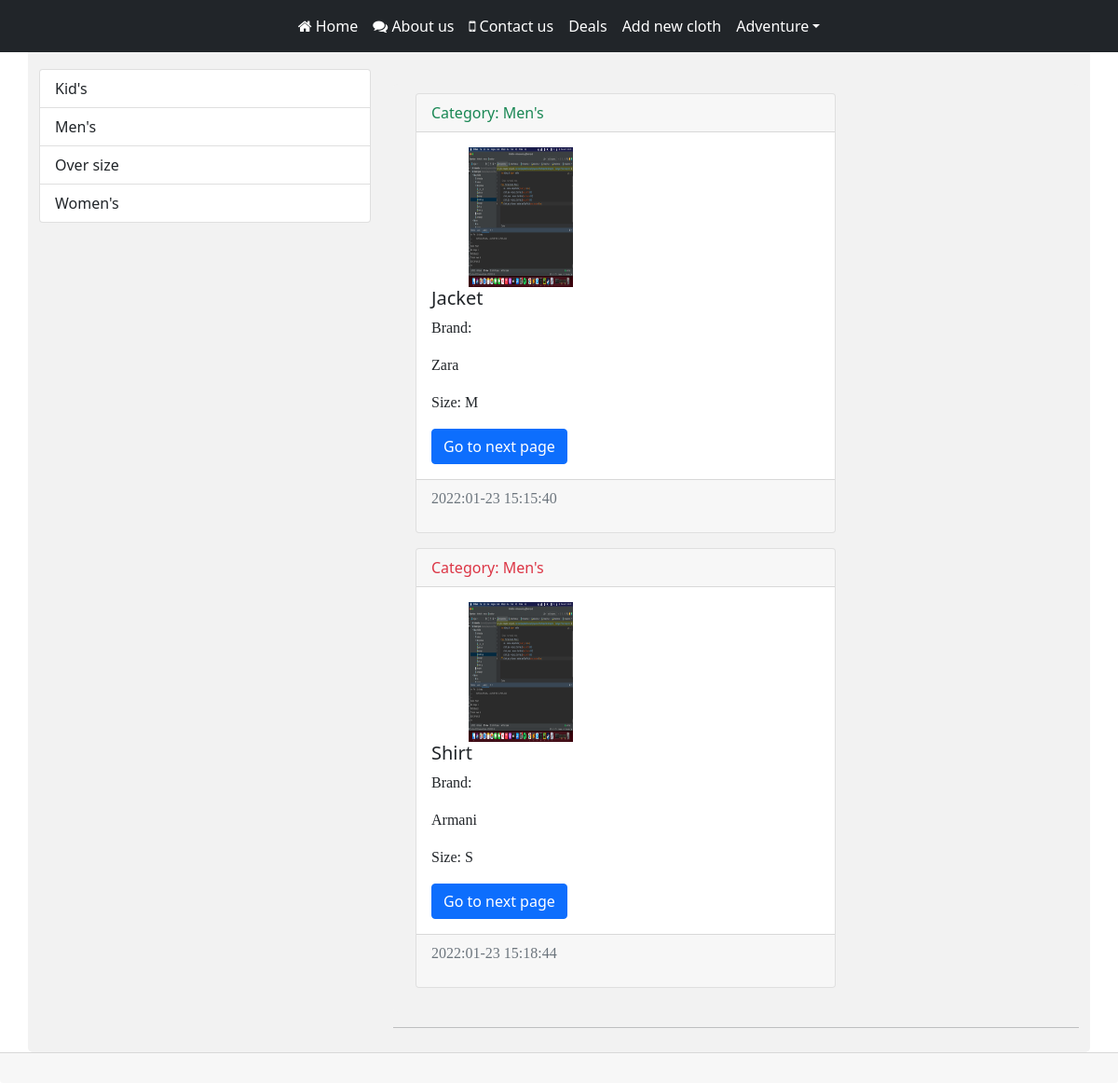
Page /category/1 on the earlier database version.
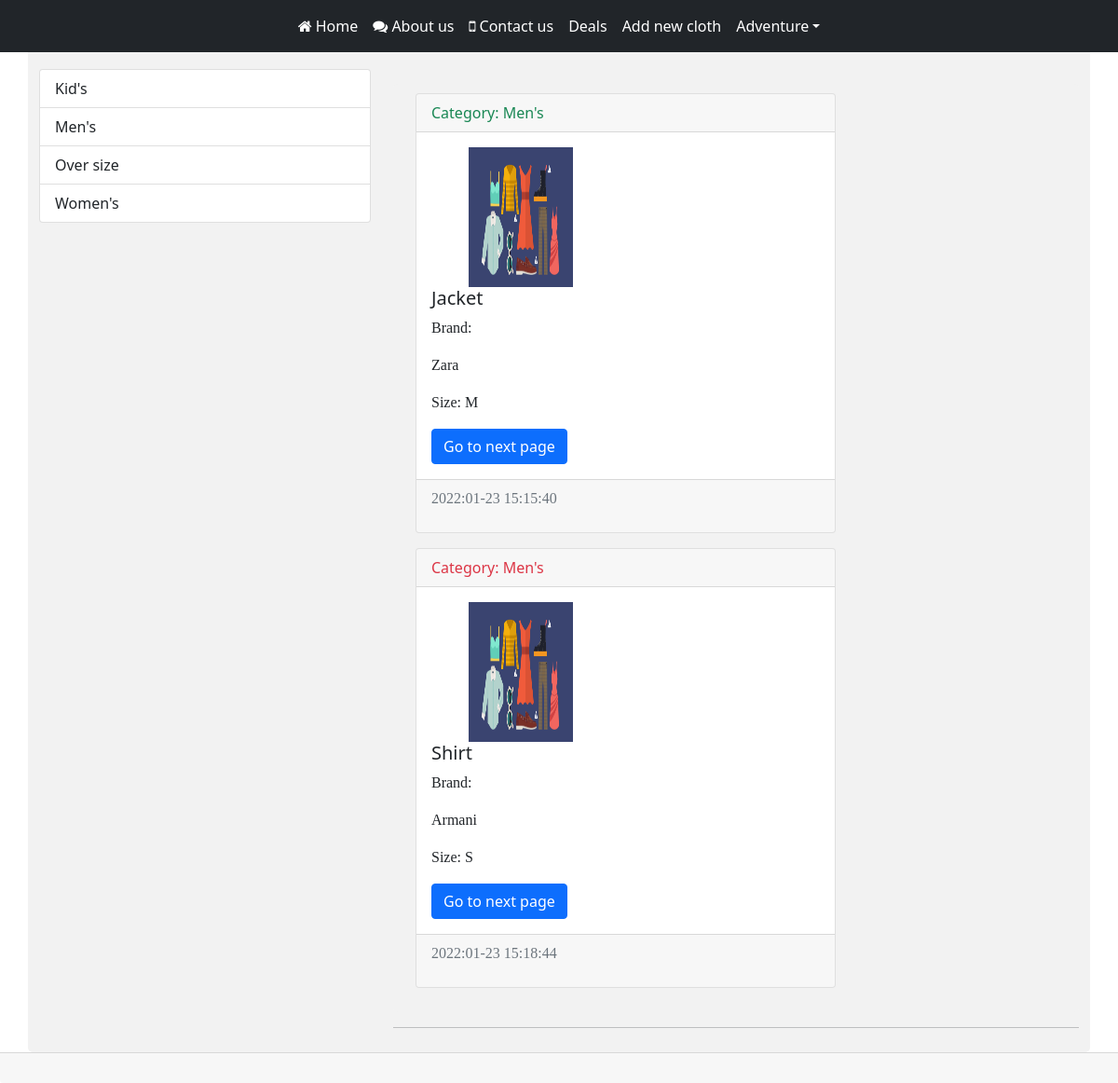
Same page on the later database version.
### reishop/models.py (models this page shows, shortened)
class Clothes(models.Model):
    id = models.IntegerField(primary_key=True, verbose_name='Number')
    cloth_name = models.CharField(max_length=200, verbose_name='Title')
    cloth_brand = models.CharField(max_length=200, verbose_name='Brand Name')
    cloth_size = models.CharField(max_length=200, verbose_name='Size')
    cloth_date_release = models.DateTimeField(auto_now_add=True, verbose_name='Date')
    photo = models.ImageField(upload_to='photos/%Y/%m/%d', default='')
    category = models.ForeignKey('Category', on_delete=models.PROTECT, null=True, verbose_name='Category')
    is_published = models.BooleanField(default=True, verbose_name='Published')
    class Meta:
        verbose_name = 'Clothes'
        verbose_name_plural = 'Clothes'
        ordering = ['cloth_date_release']

class Category(models.Model):
    cloth_name = models.CharField(max_length=150, db_index=True, verbose_name="Category")
    def __str__(self):
        return self.cloth_name
    class Meta:
        verbose_name = 'Category'
        verbose_name_plural = 'Categories'
        ordering = ['cloth_name']

### reishop/views.py (the view)
# urls.py: path('category/<int:category_id>', CategoryView.as_view(extra_context={'title': 'Category header'}), name='category'),
class CategoryView(ListView):
    model = Clothes
    template_name = 'reishop/category_view.html'
    context_object_name = 'item'
    def get_context_data(self, *, object_list=None, **kwargs):
        context = super().get_context_data(**kwargs)
        context['title'] = Category.objects.get(pk=self.kwargs['category_id'])
        return context
    def get_queryset(self):
        return Clothes.objects.filter(category_id=self.kwargs['category_id'], is_published=True)

### reishop/templatetags/cloth_tags.py (called while the page is built)
@register.simple_tag(name='categoryFind')
def find_category():
    return Category.objects.all()

### reishop/templates/reishop/category_view.html (shortened to what this page needs)
{% extends 'Base.html' %}
{% block sidebar %}
{% include '_sidebar.html' %}
{% endblock %}
{% block content %}
<div class="container mt-3">
	<div class="row">
		<div class="col-md-8">
		{% for i in item %}
	<div class="card mb-3">
		<div class="card-header {% cycle 'text-success' 'text-danger' %}">
			Category: {{i.category}}
		</div>
		<div class="card-body">
			<div class="media">
				<div class="media-body">
					{% if i.photo %}
					<img src="{{ i.photo.url }}" width="300">
					{% else %}
					<img src="https://bitsofco.de/content/images/2018/12/broken-1.png" width="300">
					{% endif %}
			<h5 class="card-title">{{i.cloth_name}}</h5>
			<p class="card-text">Brand: {{i.cloth_brand|linebreaks}}</p>
			<p class="card-size">Size: {{i.cloth_size}}</p>
			<a href="#" class="btn btn-primary">Go to next page</a>
				</div>
				</div>
		</div>
		<div class="card-footer text-muted">
			<p>{{i.cloth_date_release|date:"Y:m-d H:i:s"}}</p>
		</div>
	</div>
	{% endfor %}
			</div>
	</div>
</div>
<hr>
{% endblock %}

Differences in the rows shown:
changed Clothes "Jacket": photo: a different picture
changed Clothes "Shirt": photo: a different picture
